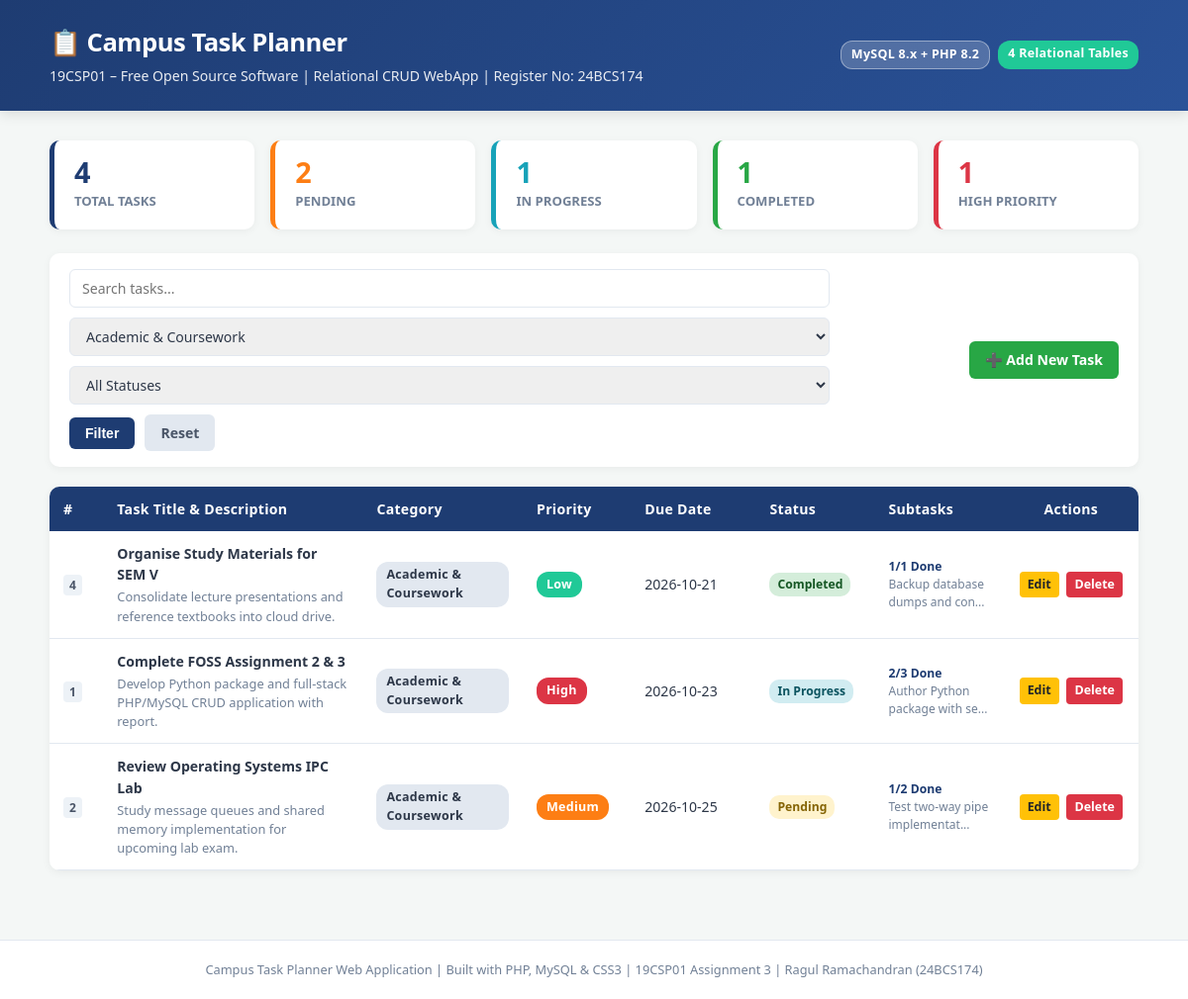
The page /index.php?cat=1 on the database its author committed.
### tables this page shows
CREATE TABLE IF NOT EXISTS tasks (
    task_id         INT AUTO_INCREMENT PRIMARY KEY,
    task_title      VARCHAR(150) NOT NULL,
    description     TEXT,
    due_date        DATE         NULL,
    task_status     ENUM('Pending', 'In Progress', 'Completed') NOT NULL DEFAULT 'Pending',
    category_id     INT          NOT NULL,
    priority_id     INT          NOT NULL,
    created_at      TIMESTAMP    DEFAULT CURRENT_TIMESTAMP,
    FOREIGN KEY (category_id) REFERENCES categories(category_id) ON DELETE CASCADE,
    FOREIGN KEY (priority_id) REFERENCES priorities(priority_id) ON DELETE RESTRICT
);

CREATE TABLE IF NOT EXISTS categories (
    category_id     INT AUTO_INCREMENT PRIMARY KEY,
    category_code   VARCHAR(15)  NOT NULL UNIQUE,
    category_name   VARCHAR(60)  NOT NULL,
    description     VARCHAR(150)
);

CREATE TABLE IF NOT EXISTS priorities (
    priority_id     INT AUTO_INCREMENT PRIMARY KEY,
    priority_level  INT          NOT NULL UNIQUE,
    priority_label  VARCHAR(20)  NOT NULL,
    badge_color     VARCHAR(20)  NOT NULL
);

### index.php (the view, shortened to what this page needs)
<?php
require_once "db.php";
$filter_category = isset($_GET["cat"]) ? (int)$_GET["cat"] : 0;
$filter_status   = isset($_GET["status"]) ? trim($_GET["status"]) : "";
$search_query    = isset($_GET["q"]) ? trim($_GET["q"]) : "";
$sql = "SELECT
            t.task_id,
            t.task_title,
            t.description,
            t.due_date,
            t.task_status,
            t.created_at,
            c.category_name,
            c.category_code,
            p.priority_label,
            p.badge_color,
            GROUP_CONCAT(tc.item_title SEPARATOR ' • ') AS checklist_summary,
            COUNT(tc.checklist_id) AS total_subtasks,
            SUM(IF(tc.is_completed = 1, 1, 0)) AS completed_subtasks
        FROM tasks t
        JOIN categories c ON t.category_id = c.category_id
        JOIN priorities p ON t.priority_id = p.priority_id
        LEFT JOIN task_checklists tc ON t.task_id = tc.task_id
        WHERE 1=1 ";
$params = [];
$types  = "";
if ($filter_category > 0) {
    $sql .= "AND t.category_id = ? ";
    $params[] = $filter_category;
    $types   .= "i";
}
$sql .= "GROUP BY t.task_id ORDER BY t.due_date ASC, p.priority_level ASC";
$stmt = $conn->prepare($sql);
if (!empty($params)) {
    $stmt->bind_param($types, ...$params);
}
$stmt->execute();
$tasks_result = $stmt->get_result();
$kpi_total     = $conn->query("SELECT COUNT(*) AS c FROM tasks")->fetch_assoc()["c"];
$kpi_pending   = $conn->query("SELECT COUNT(*) AS c FROM tasks WHERE task_status = 'Pending'")->fetch_assoc()["c"];
$kpi_progress  = $conn->query("SELECT COUNT(*) AS c FROM tasks WHERE task_status = 'In Progress'")->fetch_assoc()["c"];
$kpi_completed = $conn->query("SELECT COUNT(*) AS c FROM tasks WHERE task_status = 'Completed'")->fetch_assoc()["c"];
$kpi_high      = $conn->query("SELECT COUNT(*) AS c FROM tasks t JOIN priorities p ON t.priority_id = p.priority_id WHERE p.priority_label = 'High'")->fetch_assoc()["c"];
$categories_res = $conn->query("SELECT * FROM categories ORDER BY category_name ASC");
?>
<!DOCTYPE html>
<html lang="en">
<head>
    <link rel="stylesheet" href="style.css">
</head>
<body>
<header class="app-header">
    <div class="header-container">
        <div class="brand">
            <h1>📋 Campus Task Planner</h1>
            <p class="subtitle">19CSP01 – Free Open Source Software | Relational CRUD WebApp | Register No: 24BCS174</p>
        </div>
        <div class="header-badge">
            <span class="badge badge-tech">MySQL 8.x + PHP 8.2</span>
            <span class="badge badge-rel">4 Relational Tables</span>
        </div>
    </div>
</header>
<main class="container">
    <section class="kpi-grid">
        <div class="kpi-card card-blue">
            <div class="kpi-val"><?= $kpi_total ?></div>
            <div class="kpi-lbl">Total Tasks</div>
        </div>
        <div class="kpi-card card-orange">
            <div class="kpi-val"><?= $kpi_pending ?></div>
            <div class="kpi-lbl">Pending</div>
        </div>
        <div class="kpi-card card-cyan">
            <div class="kpi-val"><?= $kpi_progress ?></div>
            <div class="kpi-lbl">In Progress</div>
        </div>
        <div class="kpi-card card-green">
            <div class="kpi-val"><?= $kpi_completed ?></div>
            <div class="kpi-lbl">Completed</div>
        </div>
        <div class="kpi-card card-red">
            <div class="kpi-val"><?= $kpi_high ?></div>
            <div class="kpi-lbl">High Priority</div>
        </div>
    </section>
    <div class="toolbar-card">
        <form method="GET" action="index.php" class="filter-form">
            <input type="text" name="q" placeholder="Search tasks..." value="<?= htmlspecialchars($search_query) ?>" class="input-search">
            <select name="cat" class="input-select">
                <?php while ($cat = $categories_res->fetch_assoc()): ?>
                    <option value="<?= $cat['category_id'] ?>" <?= $filter_category == $cat['category_id'] ? 'selected' : '' ?>>
                        <?= htmlspecialchars($cat['category_name']) ?>
                    </option>
                <?php endwhile; ?>
            </select>
            <select name="status" class="input-select">
                <option value="">All Statuses</option>
            </select>
            <button type="submit" class="btn btn-filter">Filter</button>
            <?php if ($filter_category > 0 || !empty($filter_status) || !empty($search_query)): ?>
                <a href="index.php" class="btn btn-clear">Reset</a>
            <?php endif; ?>
        </form>
        <a href="task_form.php" class="btn btn-add">➕ Add New Task</a>
    </div>
    <div class="table-card">
        <table class="data-table">
            <thead>
                <tr>
                    <th style="width: 5%;">#</th>
                    <th style="width: 25%;">Task Title & Description</th>
                    <th style="width: 15%;">Category</th>
                    <th style="width: 10%;">Priority</th>
                    <th style="width: 12%;">Due Date</th>
                    <th style="width: 11%;">Status</th>
                    <th style="width: 12%;">Subtasks</th>
                    <th style="width: 10%; text-align: center;">Actions</th>
                </tr>
            </thead>
            <tbody>
                <?php if ($tasks_result->num_rows === 0): ?>
                    <tr>
                        <td colspan="8" class="text-center empty-state">No matching tasks found. Click "Add New Task" to create one.</td>
                    </tr>
                <?php else: ?>
                    <?php while ($row = $tasks_result->fetch_assoc()): ?>
                        <tr>
                            <td><span class="task-id-badge"><?= $row["task_id"] ?></span></td>
                            <td>
                                <strong><?= htmlspecialchars($row["task_title"]) ?></strong>
                                <?php if (!empty($row["description"])): ?>
                                    <div class="task-desc"><?= htmlspecialchars($row["description"]) ?></div>
                                <?php endif; ?>
                            </td>
                            <td>
                                <span class="badge badge-cat"><?= htmlspecialchars($row["category_name"]) ?></span>
                            </td>
                            <td>
                                <span class="badge" style="background-color: <?= $row['badge_color'] ?>; color: #fff;">
                                    <?= htmlspecialchars($row["priority_label"]) ?>
                                </span>
                            </td>
                            <td><?= $row["due_date"] ? htmlspecialchars($row["due_date"]) : "<span class='text-muted'>None</span>" ?></td>
                            <td>
                                <a href="index.php?toggle=<?= $row['task_id'] ?>" title="Click to toggle status" class="status-pill status-<?= strtolower(str_replace(' ', '-', $row['task_status'])) ?>">
                                    <?= htmlspecialchars($row["task_status"]) ?>
                                </a>
                            </td>
                            <td>
                                <?php if ($row["total_subtasks"] > 0): ?>
                                    <div class="subtask-progress">
                                        <span class="subtask-ratio"><?= $row["completed_subtasks"] ?>/<?= $row["total_subtasks"] ?> Done</span>
                                    </div>
                                    <small class="checklist-text" title="<?= htmlspecialchars($row['checklist_summary']) ?>">
                                        <?= htmlspecialchars(mb_strimwidth($row["checklist_summary"], 0, 32, "...")) ?>
                                    </small>
                                <?php else: ?>
                                    <span class="text-muted">-</span>
                                <?php endif; ?>
                            </td>
                            <td class="action-cell">
                                <a href="task_form.php?id=<?= $row['task_id'] ?>" class="btn-action btn-edit" title="Edit Task">Edit</a>
                                <a href="delete_task.php?id=<?= $row['task_id'] ?>" class="btn-action btn-delete" onclick="return confirm('Are you sure you want to permanently delete this task?');" title="Delete Task">Delete</a>
                            </td>
                        </tr>
                    <?php endwhile; ?>
                <?php endif; ?>
            </tbody>
        </table>
    </div>
</main>
<footer class="app-footer">
    <p>Campus Task Planner Web Application | Built with PHP, MySQL & CSS3 | 19CSP01 Assignment 3 | Ragul Ramachandran (24BCS174)</p>
</footer>
</body>
</html>

### rows shown on the page
tasks: task_id "4", task_title "Organise Study Materials for SEM V", description "Consolidate lecture presentations and reference textbooks into cloud drive.", category.category_name "Academic & Coursework", priority.priority_label "Low", due_date "2026-10-21", task_status "Completed", completed_subtasks "1", total_subtasks "1", checklist_summary "Backup database dumps and con..."
tasks: task_id "1", task_title "Complete FOSS Assignment 2 & 3", description "Develop Python package and full-stack PHP/MySQL CRUD application with report.", category.category_name "Academic & Coursework", priority.priority_label "High", due_date "2026-10-23", task_status "In Progress", completed_subtasks "2", total_subtasks "3", checklist_summary "Author Python package with se..."
tasks: task_id "2", task_title "Review Operating Systems IPC Lab", description "Study message queues and shared memory implementation for upcoming lab exam.", category.category_name "Academic & Coursework", priority.priority_label "Medium", due_date "2026-10-25", task_status "Pending", completed_subtasks "1", total_subtasks "2", checklist_summary "Test two-way pipe implementat..."

### other values the page prints
$kpi_total "4"
$kpi_pending "2"
$kpi_progress "1"
$kpi_completed "1"
$kpi_high "1"
form field cat "Academic & Coursework"
